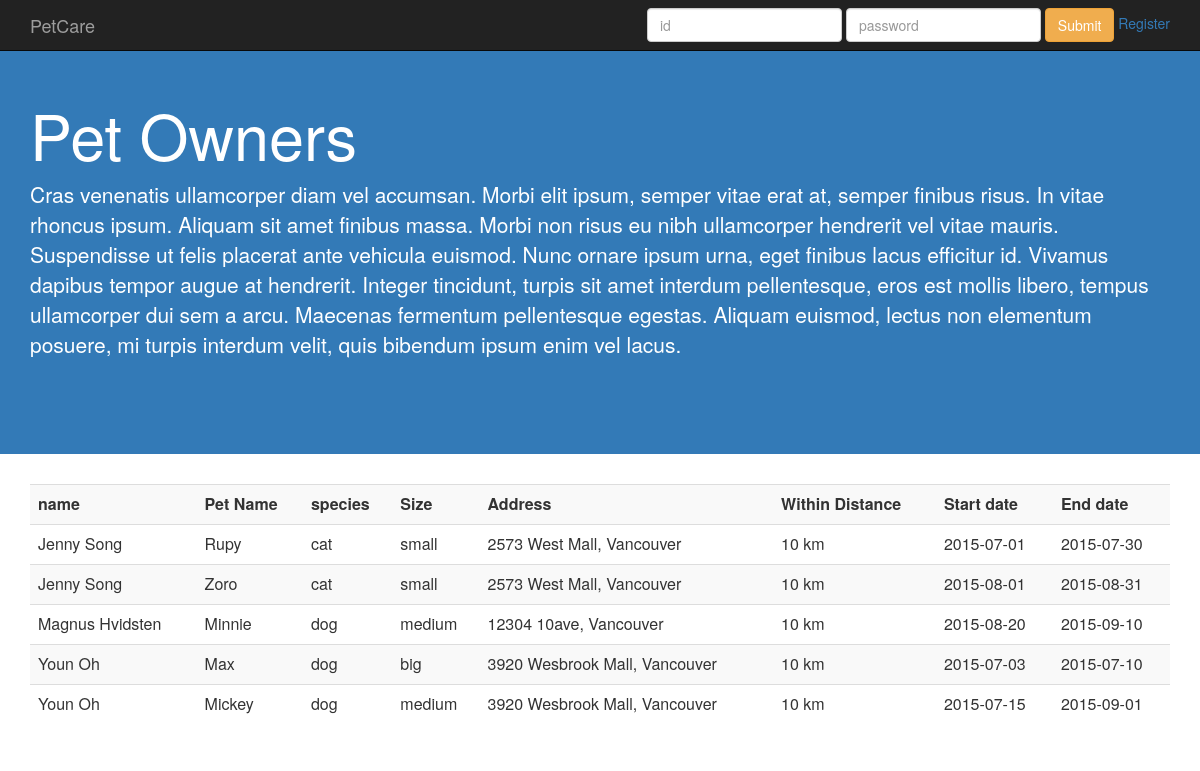
/user/owner.php, run on an earlier commit of the app's database.
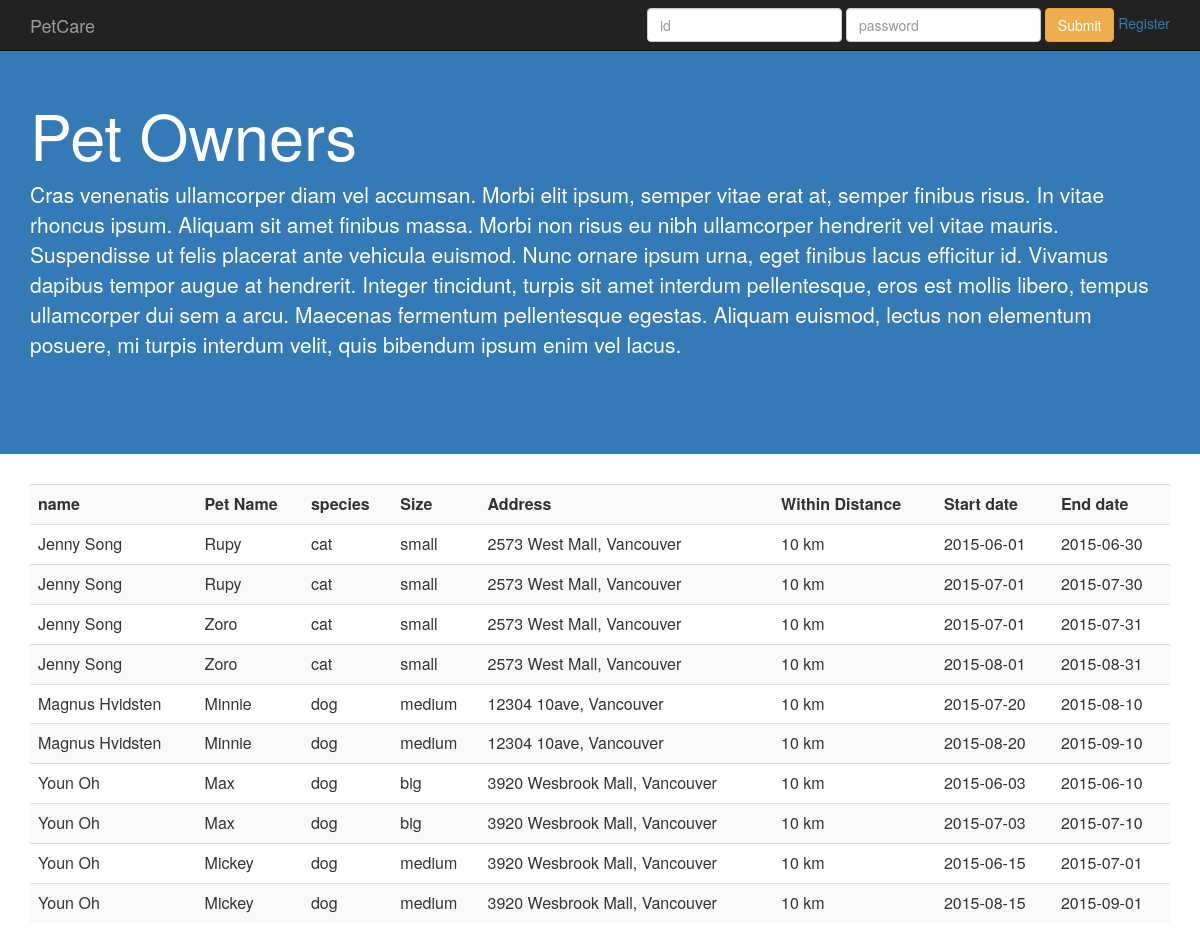
And on a later commit of the database.
### tables this page shows
CREATE TABLE AccommodationRequest
(OwnerID       	Char(20),
 PetID 			INTEGER, 
 RequestID 		INTEGER,
 WithinDistance 		REAL NOT NULL, 
 StartDate 		DATE NOT NULL, 
 EndDate 		DATE NOT NULL, 
 primary key(PetID, RequestID),
 foreign key(OwnerID, PetID) references OwnsPet(OwnerID, PetID));

CREATE TABLE User
(UserID 	CHAR(20) NOT NULL,
 Password 	CHAR(20) NOT NULL, 
 Name 		CHAR(20) NOT NULL, 
 Address 	CHAR(50) NOT NULL,
 PhoneNum 	CHAR(10) NOT NULL,
 primary key (UserID));

CREATE TABLE OwnsPet
	(OwnerID 	Char(20), 
 PetID 		INTEGER, 
 PetName 	CHAR(20) NOT NULL,
 Size 		CHAR(20) NOT NULL,
 Species	CHAR(20) NOT NULL,
 primary key (OwnerID,PetID),
 foreign key(OwnerID) references PetOwner(OwnerID));

### user/owner.php (the view, shortened to what this page needs)
<?php
	function getAccommodationRequest() {
		try{
			$db = new PDO("mysql:host=localhost;dbname=fantastic304;port=3306","root");
			$sql = 'SELECT Name, PetName, Species, Size, Address, WithinDistance, StartDate, EndDate, a.OwnerID
			FROM AccommodationRequest a, OwnsPet op, PetOwner po, User u
			WHERE a.OwnerID = op.OwnerID and op.OwnerID = po.OwnerID and po.OwnerID = u.UserID and a.PetID = op.PetID and a.RequestID NOT IN (SELECT RequestID FROM Contract WHERE RequestID IS NOT NULL and Status=1)';
			echo '<table class="table table-striped">';
			echo '<th>name</th>';
			echo '<th>';
			echo "Pet Name";
			echo '</th>';
			echo '<th>';
			echo "species";
			echo '</th>';
			echo '<th>';
			echo "Size";
			echo '</th>';
			echo '<th>';
			echo "Address";
			echo '</th>';
			echo '<th>';
			echo "Within Distance";
			echo '</th>';
			echo '<th>';
			echo "Start date";
			echo '</th>';
			echo '<th>';
			echo "End date";
			echo '</th>';
			foreach($db->query($sql) as $row){
				echo '<tr>';
				echo '<td>';
				echo $row['Name'];
				echo '</td>';
				echo '<td>';
				echo $row['PetName'];
				echo '</td>';
				echo '<td>';
				echo $row['Species'];
				echo '</td>';
				echo '<td>';
				echo $row['Size'];
				echo '</td>';
				echo '<td>';
				echo $row['Address'];
				echo '</td>';
				echo '<td>';
				echo $row['WithinDistance'];
				echo ' km</td>';
				echo '<td>';
				echo $row['StartDate'];
				echo '</td>';
				echo '<td>';
				echo $row['EndDate'];
				echo '</td>';
			}
			echo '</table>';
		} catch(Exception $e){
		echo "Could not connect to the database";
		exit;
		}
	}
?>
<head>
	<link rel="stylesheet" href="../bootstrap.min.css">
</head>
<body>
	<?php include '../include/header.php' ?>
	<div style="padding: 80px 0; background-color:337ab7; !important" class="jumbotron">
  		<div class="container">
  			<h1 style="color:white">Pet Owners</h1>
  			<p style="color:white">Cras venenatis ullamcorper diam vel accumsan. Morbi elit ipsum, semper vitae erat at, semper finibus risus. In vitae rhoncus ipsum. Aliquam sit amet finibus massa. Morbi non risus eu nibh ullamcorper hendrerit vel vitae mauris. Suspendisse ut felis placerat ante vehicula euismod. Nunc ornare ipsum urna, eget finibus lacus efficitur id. Vivamus dapibus tempor augue at hendrerit. Integer tincidunt, turpis sit amet interdum pellentesque, eros est mollis libero, tempus ullamcorper dui sem a arcu. Maecenas fermentum pellentesque egestas. Aliquam euismod, lectus non elementum posuere, mi turpis interdum velit, quis bibendum ipsum enim vel lacus.</p>
  		</div>
	</div>
	<div class="container">
		<?php getAccommodationRequest(); ?>
	</div>
</body>

### include/header.php
<nav class="navbar navbar-inverse navbar-fixed-top">
	<div class="container">
    	<a class="navbar-brand" href="<?php $_SERVER['DOCUMENT_ROOT'] ?>/index.php">PetCare</a>
		<?php if(!isset($_COOKIE['userID'])): ?>
			<form class="navbar-form navbar-right" action= "<?php $_SERVER['DOCUMENT_ROOT'] ?>/login.php" method="post">
        		<div class="form-group">
         			<input type="text" class="form-control" name="id" placeholder="id">
         			<input type="password" class="form-control" name="password" placeholder="password">
        		</div>
        		<button type="submit" class="btn btn-warning">Submit</button>
        		<a href="<?php $_SERVER['DOCUMENT_ROOT'] ?>/register.php">Register</a>
      		</form>
      	<?php else : ?>
      		<ul class="nav navbar-nav navbar-right">
      			<li><a href="<?php $_SERVER['DOCUMENT_ROOT'] ?>/myaccount.php"><?php echo $_COOKIE['userID'] ?></a></li>
      			<li><a href="<?php $_SERVER['DOCUMENT_ROOT'] ?>/logout.php">Log Out</a></li>
      	<?php endif; ?>
     	</div>
</nav>

What changed in the data, as far as the page shows it:
now on this page (row unchanged): accommodationrequest: user.Name "Jenny Song", ownspet.PetName "Rupy", ownspet.Species "cat", ownspet.Size "small", user.Address "2573 West Mall, Vancouver", WithinDistance "10", StartDate "2015-06-01", EndDate "2015-06-30"
now on this page (row unchanged): accommodationrequest: user.Name "Jenny Song", ownspet.PetName "Zoro", ownspet.Species "cat", ownspet.Size "small", user.Address "2573 West Mall, Vancouver", WithinDistance "10", StartDate "2015-07-01", EndDate "2015-07-31"
now on this page (row unchanged): accommodationrequest: user.Name "Magnus Hvidsten", ownspet.PetName "Minnie", ownspet.Species "dog", ownspet.Size "medium", user.Address "12304 10ave, Vancouver", WithinDistance "10", StartDate "2015-07-20", EndDate "2015-08-10"
now on this page (row unchanged): accommodationrequest: user.Name "Youn Oh", ownspet.PetName "Max", ownspet.Species "dog", ownspet.Size "big", user.Address "3920 Wesbrook Mall, Vancouver", WithinDistance "10", StartDate "2015-06-03", EndDate "2015-06-10"
now on this page (row edited): accommodationrequest: user.Name "Youn Oh", ownspet.PetName "Mickey", ownspet.Species "dog", ownspet.Size "medium", user.Address "3920 Wesbrook Mall, Vancouver", WithinDistance "10", StartDate "2015-06-15", EndDate "2015-07-01"
changed accommodationrequest (number 10 of 10 on the later page): StartDate "2015-07-15" → "2015-08-15"
